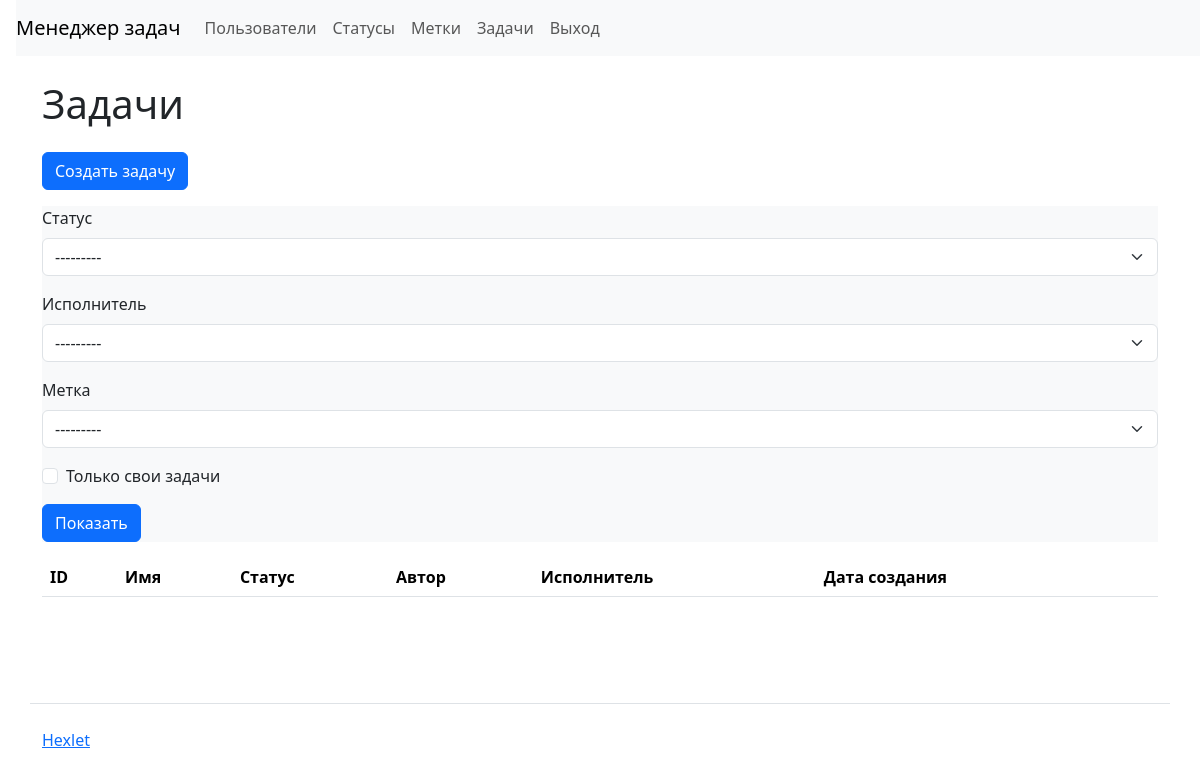
Before: /tasks/ (signed in) with the older database file.
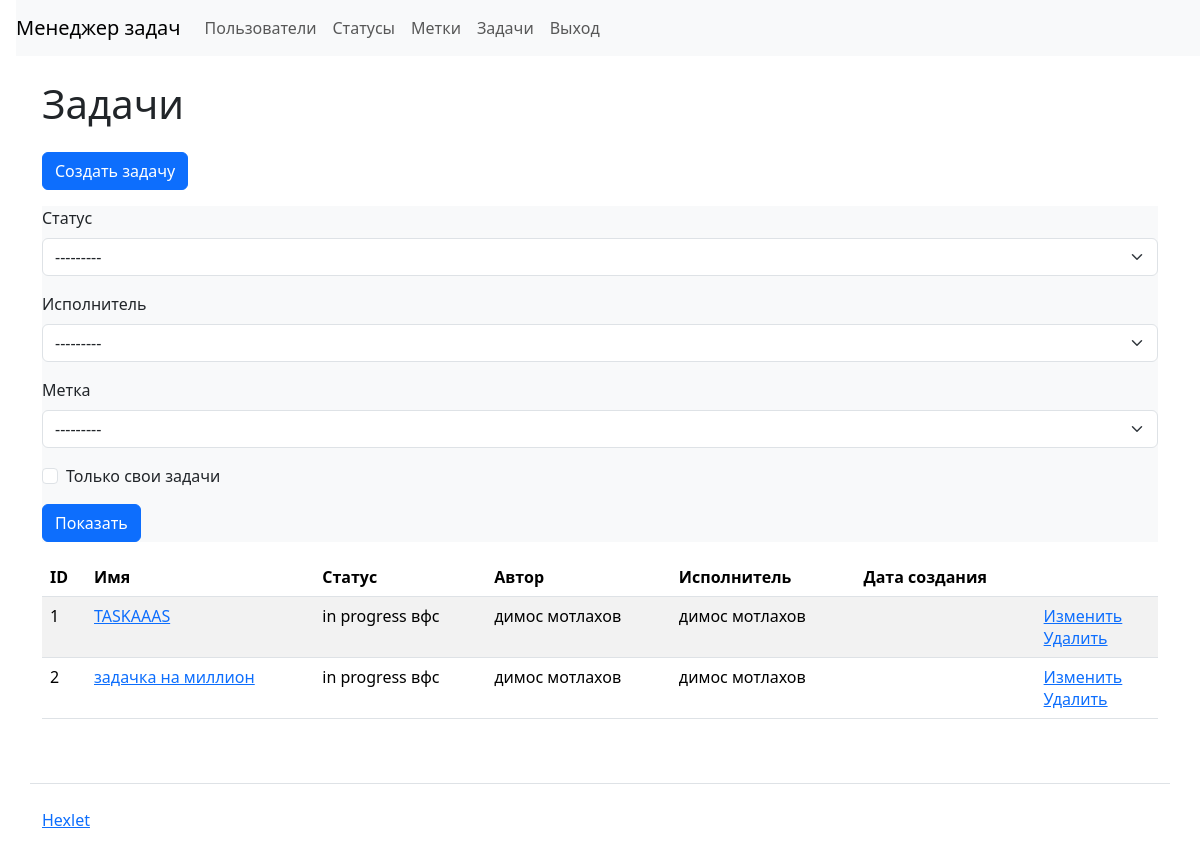
After: the same page with the newer database file.
### task_manager/tasks/models.py (models this page shows, shortened)
class Task(models.Model):
    name = models.CharField(
        max_length=100,
        verbose_name=_("Name"),
        unique=True,
    )
    description = models.CharField(
        max_length=1000,
        verbose_name=_("Description"),
        blank=True,
    )
    creator = models.ForeignKey(
        User,
        on_delete=models.PROTECT,
        verbose_name=_("Creator"),
        related_name="creator"
    )
    executor = models.ForeignKey(
        User,
        on_delete=models.PROTECT,
        null=True,
        blank=True,
        verbose_name=_("Executor"),
        related_name="executor"
    )
    status = models.ForeignKey(
        Status,
        on_delete=models.PROTECT,
        verbose_name=_("Status"),
        related_name="status",
    )
    labels = models.ManyToManyField(
        Label,
        through="TasksRelationLabels",
        blank=True,
        verbose_name=_("Labels"),
        related_name="labels",
    )
    created_at = models.DateTimeField(
        auto_now_add=True,
        verbose_name=_("Date of creation")
    )
    class Meta:
        verbose_name = _("Task")
        verbose_name_plural = _("Tasks")

### task_manager/statuses/models.py (models this page shows)
class Status(models.Model):
    name = models.CharField(
        max_length=200,
        verbose_name=_("Name"),
        unique=True,
    )
    created_at = models.DateTimeField(
        auto_now_add=True,
        verbose_name=_("Creation date"),
    )
    def __str__(self):
        return self.name
    class Meta:
        verbose_name = _("Status")
        verbose_name_plural = _("Statuses")

### task_manager/users/models.py (models this page shows)
class User(AbstractUser):
    def __str__(self):
        return self.get_full_name()
    class Meta:
        verbose_name = _("User")
        verbose_name_plural = _("Users")

### task_manager/tasks/views.py (the view)
# urls.py: path('', views.TasksListView.as_view(), name='tasks'),
class TasksListView(CustomLoginMixin, FilterView):
    model = Task
    template_name = "tasks/tasks.html"
    context_object_name = "tasks"
    filterset_class = TaskFilter
    extra_context = {
        "button_text": _("Show"),
    }

### task_manager/labels/models.py (called while the page is built)
    def __str__(self):
        return self.name

### task_manager/mixins.py (called while the page is built)
    def dispatch(self, request, *args, **kwargs):
        if not request.user.is_authenticated:
            message = _("You are not authorized! Please log in")
            messages.error(request, message)
            return redirect(self.login_url)
        return super().dispatch(request, *args, **kwargs)

### task_manager/templates/tasks/tasks.html
{% extends "base.html" %}
{% load django_bootstrap5 %}
{% load i18n %}
{% block content %}
  <main>
    <h1 class="my-4">{% translate "Tasks" %}</h1>
    <a class="btn btn-primary mb-3" href="{% url 'task_create' %}">{% translate "Create task" %}</a>
    <div class="card-body bg-light">
      <form method="get">
        {% bootstrap_form filter.form %}
        <input class="btn btn-primary" type="submit" value="{% translate 'Show' %}">
      </form>
    </div>
    <table class="table table-striped">
      <thead>
        <tr>
          <th>ID</th>
          <th>{% translate "Name" %}</th>
          <th>{% translate "Status" %}</th>
          <th>{% translate "Author" %}</th>
          <th>{% translate "Executor" %}</th>
          <th>{% translate "Create date" %}</th>
          <th></th>
        </tr>
      </thead>
      <tbody>
      {% for task in filter.qs %}
          <tr>
            <td>{{ task.id }}</td>
            <td><a href="{% url 'show_task' task.id %}">{{ task.name }}</a></td>
            <td>{{ task.status }}</td>
            <td>{{ task.creator }}</td>
            {% if task.executor %}
            <td>{{ task.executor }}</td>
            {% else %}
            <td></td>
            {% endif %}
            <td>{{ task.timestamp }}</td>
            <td>
              <a href="{% url 'task_update' task.id %}">{% translate "Change" %}</a>
              <br>
              <a href="{% url 'task_delete' task.id %}">{% translate "Delete" %}</a>
            </td>
          </tr>
      {% endfor %}
      </tbody>
    </table>
  </main>
{% endblock %}

### task_manager/templates/base.html (shortened to what this page needs)
{% load django_bootstrap5 %}
{% bootstrap_css %}
{% load i18n %}
<!DOCTYPE html>
<html lang="ru-ru">
  <head>
    <link href="https://cdn.jsdelivr.net/npm/bootstrap@5.3.3/dist/css/bootstrap.min.css" rel="stylesheet">
  </head>
  <body class="d-flex flex-column min-vh-100">
    {% include 'navbar.html' %}
    <div class="container wrapper flex-grow-1">
    {% block content %}
    {% endblock %}
    </div>
    <footer>
      <div class="container my-5 pt-4 border-top">
        <a target="_blank" href="https://ru.hexlet.io">Hexlet</a>
      </div>
    </footer>
  </body>
</html>

### task_manager/templates/navbar.html (shortened to what this page needs)
{% load i18n %}
<nav class="navbar navbar-expand-lg navbar-light bg-light ms-3">
  <a class="navbar-brand" href="/">Менеджер задач</a>
  <div class="collapse navbar-collapse" id="navbarToggleExternalContent">
    <ul class="navbar-nav mr-auto">
      <li class="nav-item">
        <a class="nav-link" href="{% url 'users'%}">Пользователи</a>
      </li>
        {% if user.is_authenticated %}
        <li class="nav-item">
          <a class="nav-link" href="{% url 'statuses' %}">Статусы</a>
        </li>
        <li class="nav-item">
          <a class="nav-link" href="{% url 'labels' %}">Метки</a>
        </li>
        <li class="nav-item">
          <a class="nav-link" href="{% url 'tasks' %}">Задачи</a>
        </li>
        {% endif %}
    </ul>
    <ul class="navbar-nav">
      {% if user.is_authenticated %}
      <li class="nav-item">
        <form action="{% url 'logout' %}" method="post" class="d-inline align-items-center">
          <input class="btn nav-link" type="submit" value="{% translate 'Logout' %}">
        </form>
      </li>
    {% endif %}
  </div>
</nav>

Changed rows visible on the page:
added Task: id "1", name "TASKAAAS", status "in progress вфc", creator "димос мотлахов", executor "димос мотлахов"
added Task: id "2", name "задачка на миллион", status "in progress вфc", creator "димос мотлахов", executor "димос мотлахов"
